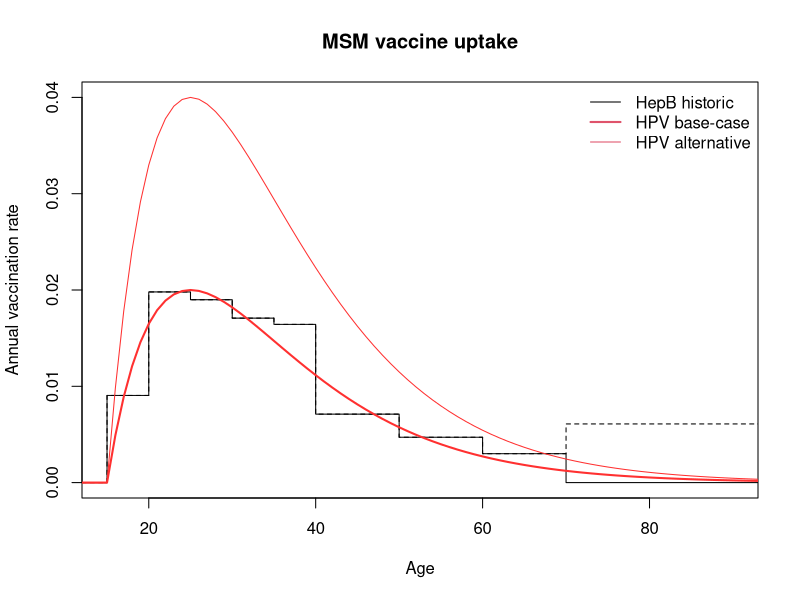

Source code (R):
vac.rate <- array(0,100)

vac.rate[15:19] <- 0.00905
vac.rate[20:24] <- 0.01980
vac.rate[25:29] <- 0.01899
vac.rate[30:34] <- 0.01708
vac.rate[35:39] <- 0.01643
vac.rate[40:44] <- 0.00711
vac.rate[45:49] <- 0.00711
vac.rate[50:54] <- 0.00471
vac.rate[55:59] <- 0.00471
vac.rate[60:64] <- 0.00300
vac.rate[65:69] <- 0.00300

plot(vac.rate, type="s", xlim=c(15,90), ylim=c(0,0.04),
 xlab="Age", ylab="Annual vaccination rate", main="MSM vaccine uptake")

vac.rate[70:100] <- 0.00609
lines(vac.rate, type="s", lty=2)

x <- 1:100
smooth <- dgamma((x-15)/5, shape=2, scale=2)

lines(0.02*smooth/max(smooth), col="firebrick1", lwd=2)
lines(0.04*smooth/max(smooth), col="firebrick1", lwd=1)
legend("topright", legend=c("HepB historic","HPV base-case","HPV alternative"),
 lty=1, lwd=c(1,2,1), col=c(1,2,2), bty="n")
